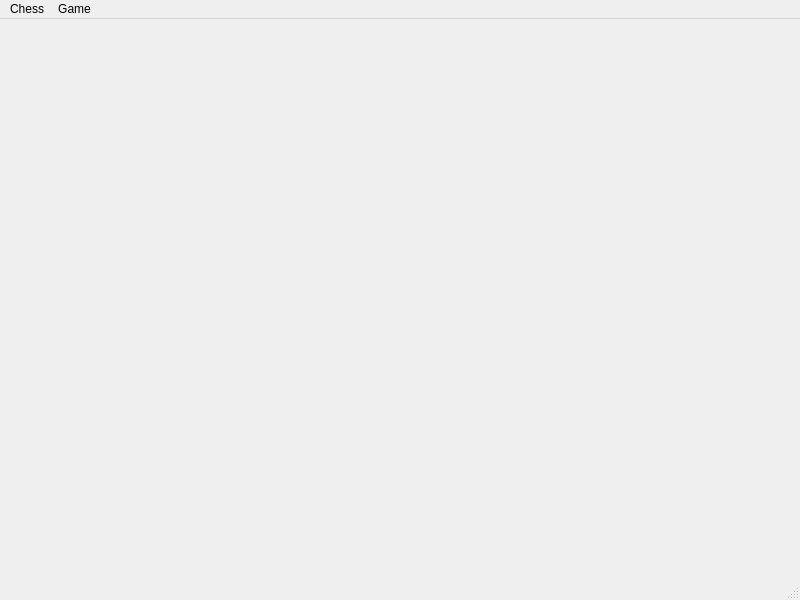
<?xml version="1.0" encoding="UTF-8"?>
<ui version="4.0">
 <class>MainWindow</class>
 <widget class="QMainWindow" name="MainWindow">
  <property name="geometry">
   <rect>
    <x>0</x>
    <y>0</y>
    <width>800</width>
    <height>600</height>
   </rect>
  </property>
  <property name="windowTitle">
   <string>MainWindow</string>
  </property>
  <widget class="QWidget" name="centralwidget"/>
  <widget class="QMenuBar" name="menubar">
   <property name="geometry">
    <rect>
     <x>0</x>
     <y>0</y>
     <width>800</width>
     <height>21</height>
    </rect>
   </property>
   <widget class="QMenu" name="menuChess">
    <property name="title">
     <string>Chess</string>
    </property>
    <addaction name="actionAbout_Chess"/>
    <addaction name="separator"/>
    <addaction name="actionPreferences"/>
   </widget>
   <widget class="QMenu" name="menuGame">
    <property name="title">
     <string>Game</string>
    </property>
    <addaction name="actionNew_Game"/>
    <addaction name="actionSave"/>
    <addaction name="actionLoad"/>
   </widget>
   <addaction name="menuChess"/>
   <addaction name="menuGame"/>
  </widget>
  <widget class="QStatusBar" name="statusbar"/>
  <action name="actionAbout_Chess">
   <property name="text">
    <string>About Chess</string>
   </property>
  </action>
  <action name="actionPreferences">
   <property name="text">
    <string>Preferences</string>
   </property>
  </action>
  <action name="actionNew_Game">
   <property name="text">
    <string>New Game</string>
   </property>
  </action>
  <action name="actionSave">
   <property name="text">
    <string>Save</string>
   </property>
  </action>
  <action name="actionLoad">
   <property name="text">
    <string>Load</string>
   </property>
  </action>
 </widget>
 <resources/>
 <connections/>
</ui>
